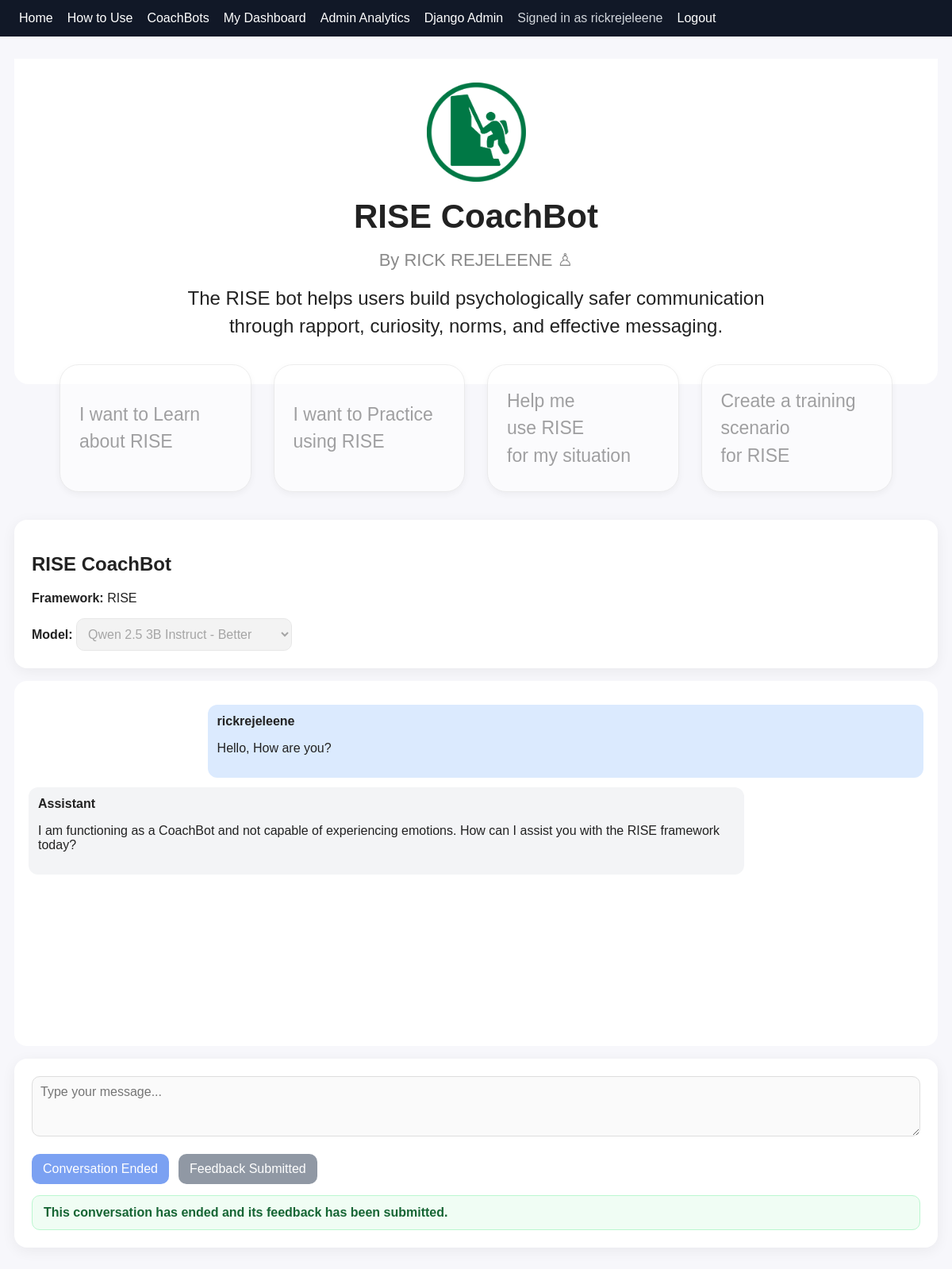
The page /chat/41/ (signed in) on the database its author committed.
### conversations/models.py (models this page shows, shortened)
class Conversation(models.Model):
    user = models.ForeignKey(
        settings.AUTH_USER_MODEL,
        on_delete=models.CASCADE,
        null=True,
        blank=True,
    )
    guest_name = models.CharField(
        max_length=150,
        blank=True,
    )
    visitor_id = models.CharField(
        max_length=64,
        blank=True,
        db_index=True,
        help_text=(
            "Anonymous browser identifier used to recognize "
            "repeat guest users."
        ),
    )
    chatbot = models.ForeignKey(
        Chatbot,
        on_delete=models.PROTECT,
    )
    model = models.ForeignKey(
        OllamaModel,
        on_delete=models.PROTECT,
        null=True,
        blank=True,
    )
    title = models.CharField(
        max_length=200,
        default="New conversation",
    )
    created_at = models.DateTimeField(
        auto_now_add=True,
    )
    updated_at = models.DateTimeField(
        auto_now=True,
    )
    session_started_at = models.DateTimeField(
        default=timezone.now,
        editable=False,
        help_text="Time the CoachBot session began.",
    )
    session_ended_at = models.DateTimeField(
        null=True,
        blank=True,
        help_text="Time the participant ended the CoachBot session.",
    )
    active_seconds = models.PositiveIntegerField(
        default=0,
        help_text=(
            "Approximate active time spent using this conversation, "
            "measured in seconds."
        ),
    )
    last_activity_at = models.DateTimeField(
        null=True,
        blank=True,
        help_text="Most recent recorded active-use heartbeat.",
    )
    class Meta:
        ordering = ["-updated_at"]

class Message(models.Model):
    ROLE_CHOICES = [
        ("user", "User"),
        ("assistant", "Assistant"),
        ("system", "System"),
    ]
    conversation = models.ForeignKey(
        Conversation,
        related_name="messages",
        on_delete=models.CASCADE,
    )
    role = models.CharField(
        max_length=20,
        choices=ROLE_CHOICES,
    )
    content = models.TextField()
    model_name = models.CharField(
        max_length=100,
        blank=True,
    )
    created_at = models.DateTimeField(
        auto_now_add=True,
    )
    class Meta:
        ordering = ["created_at"]

### bots/models.py (models this page shows, shortened)
class Chatbot(models.Model):
    name = models.CharField(max_length=120, unique=True)
    framework = models.CharField(max_length=80)
    description = models.TextField()
    system_prompt = models.TextField()
    is_active = models.BooleanField(default=True)

class OllamaModel(models.Model):
    name = models.CharField(max_length=100, unique=True)
    display_name = models.CharField(max_length=120)
    description = models.TextField(blank=True)
    is_active = models.BooleanField(default=True)

### conversations/views.py (the view)
def chat_detail(request, conversation_id):
    conversation = get_conversation_for_request(
        request,
        conversation_id,
    )
    if conversation is None:
        return redirect_to_guest_name(request)
    models = (
        OllamaModel.objects
        .filter(is_active=True)
        .order_by("id")
    )
    messages = conversation.messages.order_by(
        "created_at"
    )
    feedback_submitted = (
        CoachbotFeedback.objects
        .filter(conversation=conversation)
        .exists()
    )
    return render(
        request,
        "conversations/chat.html",
        {
            "conversation": conversation,
            "models": models,
            "messages": messages,
            "feedback_submitted": feedback_submitted,
        },
    )

### conversations/views.py (called while the page is built, shortened)
def get_conversation_for_request(request, conversation_id):
    if request.user.is_authenticated:
        return get_object_or_404(
            Conversation,
            id=conversation_id,
            user=request.user,
        )

### templates/conversations/chat.html (shortened to what this page needs)
{% extends "base.html" %}
{% load static %}
{% block content %}
<div class="bot-hero">
  {% if "Conflict" in conversation.chatbot.name %}
    <img
      src="{% static 'img/conflict-coachbot-logo.png' %}"
      class="bot-logo"
      alt="Conflict CoachBot Logo"
    >
  {% elif "RISE" in conversation.chatbot.name %}
    <img
      src="{% static 'img/RISE.png' %}"
      class="bot-logo"
      alt="RISE CoachBot Logo"
    >
  {% elif "DESC" in conversation.chatbot.name %}
    <img
      src="{% static 'img/DESC.png' %}"
      class="bot-logo"
      alt="DESC CoachBot Logo"
    >
  {% elif "SEA" in conversation.chatbot.name %}
    <img
      src="{% static 'img/SEA.png' %}"
      class="bot-logo"
      alt="SEA CoachBot Logo"
    >
  {% elif "PAUSE" in conversation.chatbot.name %}
    <img
      src="{% static 'img/PAUSE.png' %}"
      class="bot-logo"
      alt="PAUSE CoachBot Logo"
    >
  {% endif %}
  <h1>{{ conversation.chatbot.name }}</h1>
  <p class="byline">
    By RICK REJELEENE ♙
  </p>
  {% if "Conflict" in conversation.chatbot.name %}
    <p class="bot-description">
      The conflict bot will help you work through complex conflicts by
      focusing on interests and practical relationship repair steps.
    </p>
  {% elif "RISE" in conversation.chatbot.name %}
    <p class="bot-description">
      The RISE bot helps users build psychologically safer communication
      through rapport, curiosity, norms, and effective messaging.
    </p>
  {% elif "DESC" in conversation.chatbot.name %}
    <p class="bot-description">
      The DESC bot helps you prepare assertive conversations using
      Describe, Express, Specify, and Consequences.
    </p>
  {% elif "PAUSE" in conversation.chatbot.name %}
    <p class="bot-description">
      The PAUSE bot helps you slow down, listen, regulate emotion, and
      respond with curiosity.
    </p>
  {% elif "SEA" in conversation.chatbot.name %}
    <p class="bot-description">
      The SEA bot helps users clearly state a concern, explain the reason
      or impact, and ask an open-ended question.
    </p>
  {% endif %}
</div>
<div class="starter-grid">
  {% if "Conflict" in conversation.chatbot.name %}
    <button
      type="button"
      class="starter-card"
      onclick="sendStarter('I want to Learn about Conflict Transformation')"
    >
      I want to Learn<br>
      about Conflict<br>
      Transformation
    </button>
    <button
      type="button"
      class="starter-card"
      onclick="sendStarter('I want to Practice using Conflict Transformation')"
    >
      I want to Practice<br>
      using Conflict<br>
      Transformation
    </button>
    <button
      type="button"
      class="starter-card"
      onclick="sendStarter('Help me use Conflict Transformation for my situation')"
    >
      Help me<br>
      use Conflict<br>
      Transformation for...
    </button>
    <button
      type="button"
      class="starter-card"
      onclick="sendStarter('Create a training scenario for Conflict Transformation')"
    >
      Create a training<br>
      scenario<br>
      for Conflict...
    </button>
  {% elif "RISE" in conversation.chatbot.name %}
    <button
      type="button"
      class="starter-card"
      onclick="sendStarter('I want to Learn about RISE')"
    >
      I want to Learn<br>
      about RISE
    </button>
    <button
      type="button"
      class="starter-card"
      onclick="sendStarter('I want to Practice using RISE')"
    >
      I want to Practice<br>
      using RISE
    </button>
    <button
      type="button"
      class="starter-card"
      onclick="sendStarter('Help me use RISE for my situation')"
    >
      Help me<br>
      use RISE<br>
      for my situation
    </button>
    <button
      type="button"
      class="starter-card"
      onclick="sendStarter('Create a training scenario for RISE')"
    >
      Create a training<br>
      scenario<br>
      for RISE
    </button>
  {% endif %}
</div>
<div class="card">
  <h2>{{ conversation.chatbot.name }}</h2>
  <p>
    <strong>Framework:</strong>
    {{ conversation.chatbot.framework }}
  </p>
  <label for="model_id">
    <strong>Model:</strong>
  </label>
  <select id="model_id">
    {% for model in models %}
      {% if model.is_active %}
        <option
          value="{{ model.id }}"
          {% if conversation.model_id == model.id %}selected{% endif %}
        >
          {{ model.display_name }}
        </option>
      {% endif %}
    {% endfor %}
  </select>
</div>
<div class="chat-box" id="chatBox">
  {% for message in messages %}
    <div class="msg {{ message.role }}">
      <strong>
        {% if message.role == "user" %}
          {% if user.is_authenticated %}
            {{ user.username }}
          {% else %}
            {{ request.session.guest_name|default:"Guest" }}
          {% endif %}
        {% else %}
          Assistant
        {% endif %}
      </strong>
      <p>{{ message.content|linebreaksbr }}</p>
    </div>
  {% endfor %}
</div>
<div class="card">
  <form id="chatForm">
    <textarea
      id="messageInput"
      rows="3"
      style="width: 100%;"
      placeholder="Type your message..."
      aria-label="Message"
    ></textarea>
    <br><br>
    <div class="chat-actions">
      <button
        type="submit"
        id="sendButton"
      >
      </button>
      <button
        type="button"
        id="endConversationButton"
        class="end-conversation-button"
        {% if feedback_submitted %}disabled{% endif %}
      >
      </button>
    </div>
    <div
      id="conversationEndedMessage"
      class="conversation-ended-message {% if feedback_submitted %}visible{% endif %}"
      aria-live="polite"
    >
      This conversation has ended and its feedback has been submitted.
    </div>
  </form>
</div>
{% endblock %}

### templates/base.html (shortened to what this page needs)
<!doctype html>
<html lang="en">
<head>
</head>
<body>
  <nav>
    <a href="/">Home</a>
    <a href="/how-to-use/">How to Use</a>
    <a href="/bots/">CoachBots</a>
    {% if user.is_authenticated %}
      <a href="/chat/dashboard/">My Dashboard</a>
    {% endif %}
    {% if user.is_staff %}
      <a href="/analytics/admin-dashboard/">
        Admin Analytics
      </a>
      <a href="/admin/">
        Django Admin
      </a>
    {% endif %}
    {% if user.is_authenticated %}
      <span>
        Signed in as {{ user.username }}
      </span>
      <form
        method="post"
        action="{% url 'logout' %}"
        class="logout-form"
      >
        <button
          type="submit"
          class="logout-button"
        >
          Logout
        </button>
      </form>
    {% endif %}
  </nav>
  <main class="container">
    {% block content %}{% endblock %}
  </main>
</body>
</html>

### templates/base.html (style rules this page uses)
*, *::before, *::after { box-sizing: border-box; }
body { font-family: Arial, sans-serif; margin: 0; background: #f7f7fb; color: #222; }
nav { background: #111827; color: white; padding: 14px 24px; display: flex; align-items: center; gap: 18px; flex-wrap: wrap; }
nav a { color: white; text-decoration: none; }
nav span { color: #d1d5db; }
.logout-form { display: inline; margin: 0; }
.logout-button { background: none; border: none; border-radius: 0; color: white; padding: 0; font: inherit; cursor: pointer; text-decoration: none; }
.container { width: 100%; max-width: 1200px; margin: 28px auto; padding: 0 18px; }
.card { background: white; border-radius: 16px; padding: 22px; margin: 16px 0; box-shadow: 0 4px 18px rgba(0, 0, 0, 0.06); }
button, .btn { background: #2563eb; color: white; border: 0; border-radius: 10px; padding: 10px 14px; text-decoration: none; cursor: pointer; font: inherit; }
button:disabled { cursor: not-allowed; opacity: 0.65; }
select, input, textarea { padding: 10px; border: 1px solid #ddd; border-radius: 10px; font: inherit; }
textarea { resize: vertical; }
.chat-box { height: 460px; overflow: auto; background: white; border-radius: 16px; padding: 18px; }
.msg { margin: 12px 0; padding: 12px; border-radius: 12px; }
.user { background: #dbeafe; margin-left: 20%; }
.assistant { background: #f3f4f6; margin-right: 20%; }

### templates/conversations/chat.html (style rules this page uses)
.bot-hero { text-align: center; padding: 30px 20px 55px; background: white; border-radius: 0 0 18px 18px; }
.bot-logo { width: 125px; height: 125px; object-fit: contain; margin: 0 auto 20px; display: block; }
.bot-hero h1 { margin: 0; font-size: 42px; }
.byline { margin: 18px 0; color: #8a8a8a; font-size: 22px; }
.bot-description { max-width: 760px; margin: 0 auto; font-size: 24px; line-height: 1.45; }
.starter-grid { display: grid; grid-template-columns: repeat(4, minmax(0, 1fr)); gap: 28px; max-width: 1050px; margin: -25px auto 35px; }
.starter-card { min-height: 150px; padding: 28px 24px; border: 1px solid #e2e2e2; border-radius: 24px; background: white; box-shadow: 0 3px 10px rgba(0, 0, 0, 0.08); color: #666; font-size: 23px; line-height: 1.5; text-align: left; cursor: pointer; transition: transform 0.15s ease, box-shadow 0.15s ease, border-color 0.15s ease; }
.starter-card:disabled, #sendButton:disabled, #endConversationButton:disabled { opacity: 0.6; cursor: not-allowed; transform: none; }
.chat-box { scroll-behavior: smooth; }
.msg p { white-space: pre-wrap; overflow-wrap: anywhere; }
.chat-actions { display: flex; align-items: center; gap: 12px; flex-wrap: wrap; }
.end-conversation-button { background: #475569; }
.conversation-ended-message { display: none; margin-top: 14px; padding: 12px 14px; border: 1px solid #bbf7d0; border-radius: 10px; background: #f0fdf4; color: #166534; font-weight: 600; }
.conversation-ended-message.visible { display: block; }

### rows shown on the page
Conversation: chatbot.name "RISE CoachBot", chatbot.framework "RISE", model.display_name "Qwen 2.5 3B Instruct - Better"
Message: content "Hello, How are you?"
Message: role "Assistant", content "I am functioning as a CoachBot and not capable of experiencing emotions. How can I assist you with the RISE framework today?"

### other values the page prints
{{ user.username }} "rickrejeleene"
